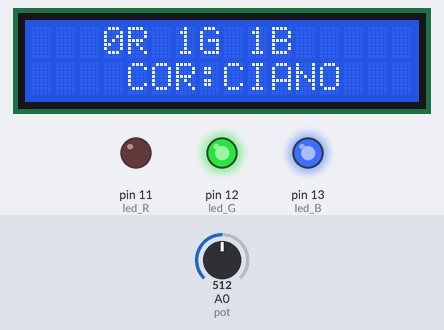
Bench run of a sketch on a simulated Arduino Uno, built with avr-gcc and run on an emulated ATmega328P. On the bench: 16×2 character LCD, output pins drawn as LEDs (lit = HIGH). Inputs (shaded band) come from the test bench; at power-on: A0 (pot) = 512. What the sketch prints to the serial monitor is not drawn.

Above: at 1.2 s.
1.3 s: A0 (pot) set to 716
At 2.2 s:
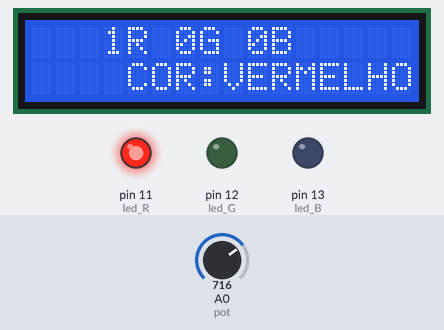
2.9 s: A0 (pot) set to 900
At 4.2 s:
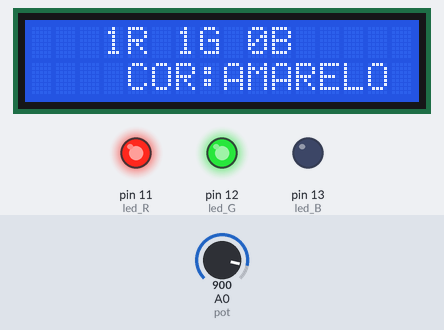
4.5 s: A0 (pot) set to 1023
At 5.0 s:
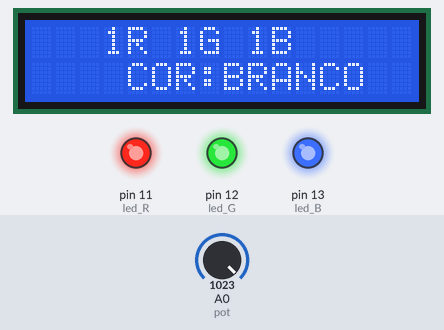
6.0 s: A0 (pot) set to 306
At 6.7 s:
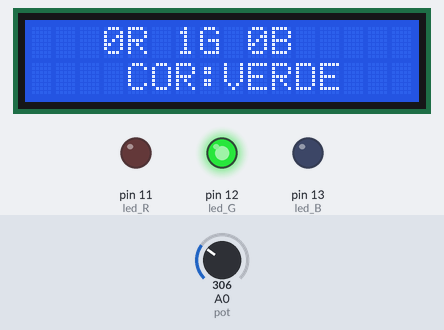
7.5 s: A0 (pot) set to 109
At 8.3 s:
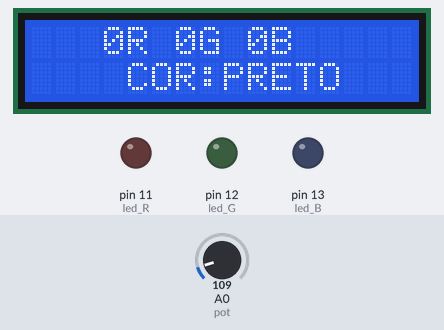
9.1 s: A0 (pot) set to 95
Timing chart, 0 to 11.6 s (numbered marks = the images above; inputs shaded):
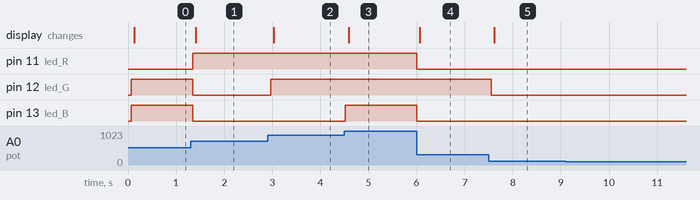

The sketch:

_7_R_G_B.ino
```cpp
#include <LiquidCrystal.h>
#define led_R 11
#define led_G 12
#define led_B 13
#define pot A0

int valorpot = 0;
int trocaled = 0;
LiquidCrystal lcd(7, 6, 5, 4, 3, 2);

void setup ()
{
  pinMode(led_R, OUTPUT);
  pinMode(led_G, OUTPUT);
  pinMode(led_B, OUTPUT);
  pinMode(pot, INPUT);
  digitalWrite(led_R, LOW);
  digitalWrite(led_G, LOW);
  digitalWrite(led_B, LOW);
  Serial.begin(9600);
  lcd.begin(16, 2);
  lcd.clear();
}
void loop() {
  valorpot = analogRead(pot);
trocaled = valorpot * (7.0/1023.0);
  if (trocaled == 0) //preto
  {
    digitalWrite (led_R, LOW);
    digitalWrite (led_G, LOW);
    digitalWrite (led_B, LOW);
    lcd.begin(16,2);
lcd.clear();

    lcd.setCursor(3, 0);
    lcd.print("0R 0G 0B");
    lcd.setCursor(4, 1);
    lcd.print ("COR:PRETO");

  }
  if (trocaled == 1) //AZUL
  {
    digitalWrite (led_R, LOW);
    digitalWrite (led_G, LOW);
    digitalWrite (led_B, HIGH);
    lcd.begin(16,2);
lcd.clear();
    lcd.setCursor(3, 0);
    lcd.print("0R 0G 1B");
    lcd.setCursor(4, 1);
    lcd.print ("COR:AZUL");
  }
  if ( trocaled == 2) //VERDE
  {
    digitalWrite (led_R, LOW);
    digitalWrite (led_G, HIGH);
    digitalWrite (led_B, LOW);
    lcd.begin(16,2);
lcd.clear();
    lcd.setCursor(3, 0);
    lcd.print("0R 1G 0B");
    lcd.setCursor(4, 1);
    lcd.print ("COR:VERDE");
  }
  if (trocaled == 3) //CIANO
  {
    digitalWrite (led_R, LOW);
    digitalWrite (led_G, HIGH);
    digitalWrite (led_B, HIGH);
    lcd.begin(16,2);
lcd.clear();
    lcd.setCursor(3, 0);
    lcd.print("0R 1G 1B");
    lcd.setCursor(4, 1);
    lcd.print ("COR:CIANO");
  }
  if (trocaled == 4) //VERMELHO
  {
    digitalWrite (led_R, HIGH);
    digitalWrite (led_G, LOW);
    digitalWrite (led_B, LOW);
    lcd.begin(16,2);
lcd.clear();
    lcd.setCursor(3, 0);
    lcd.print("1R 0G 0B");
    lcd.setCursor(4, 1);
    lcd.print ("COR:VERMELHO");
  }
  if (trocaled == 5) //MAGENTA
  {
    digitalWrite (led_R, HIGH);
    digitalWrite (led_G, LOW);
    digitalWrite (led_B, HIGH);
    lcd.begin(16,2);
lcd.clear();
    lcd.setCursor(3, 0);
    lcd.print("1R 0G 1B");
    lcd.setCursor(4, 1);
    lcd.print ("COR:MAGENTA");
  }
  if (trocaled == 6) //AMARELO
  {
    digitalWrite (led_R, HIGH);
    digitalWrite (led_G, HIGH);
    digitalWrite (led_B, LOW);
    lcd.begin(16,2);
lcd.clear();
    lcd.setCursor(3, 0);
    lcd.print("1R 1G 0B");
    lcd.setCursor(4, 1);
    lcd.print ("COR:AMARELO");
  }
  if (trocaled == 7) //BRANCO
  {
    digitalWrite (led_R, HIGH);
    digitalWrite (led_G, HIGH);
    digitalWrite (led_B, HIGH);
    lcd.begin(16,2);
lcd.clear();
    lcd.setCursor(3, 0);
    lcd.print("1R 1G 1B");
    lcd.setCursor(4, 1);
    lcd.print ("COR:BRANCO");
  }

  Serial.println(valorpot);
}
```

Measured:
- after the input at 1.3 s, pin 11 (led_R): LOW → HIGH at once; pin 12 (led_G), pin 13 (led_B): HIGH → LOW at once; the display: changes after 0.11 s (image 1)
- after the input at 2.9 s, pin 12 (led_G): LOW → HIGH after 0.07 s; the display: changes after 0.13 s (image 2)
- after the input at 4.5 s, pin 13 (led_B): LOW → HIGH at once; the display: changes after 0.09 s (image 3)
- after the input at 6.0 s, pin 11 (led_R), pin 13 (led_B): HIGH → LOW at once; the display: changes after 0.07 s (image 4)
- after the input at 7.5 s, pin 12 (led_G): HIGH → LOW after 0.05 s; the display: changes after 0.12 s (image 5)
- after the input at 9.1 s, every drawn part: stays the same
